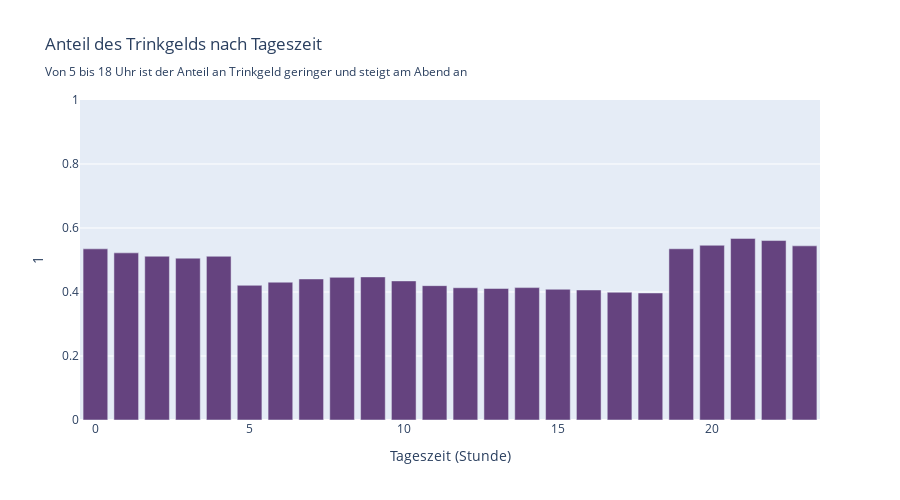

Notebook source saved alongside this figure:
### Markdown cell above
### Gibt es einen Zusammenhang zwischen dem Trinkgeldverhalten und der Tageszeit?

### Code cell
tip_hod_comparison_viz = pd.crosstab(df["order_hour_of_day"], df["tip"], normalize="index").reset_index()
fig = px.bar(
    tip_hod_comparison_viz,
    x='order_hour_of_day',
    y=1, 
    title="Anteil des Trinkgelds nach Tageszeit<br><sub>Von 5 bis 18 Uhr ist der Anteil an Trinkgeld geringer und steigt am Abend an",
    labels={'order_hour_of_day': 'Tageszeit (Stunde)', 'tip_percentage': 'Trinkgeldanteil'},
    height=500, # Höhe des Diagramms
    color_discrete_sequence=["#65437f"]
)
# Y-Achse auf den Bereich 0 bis 1 begrenzen, da es um Prozentwerte geht
fig.update_layout(yaxis=dict(range=[0,1]))
fig.show()

### Figure 1 — Plotly figure (JSON) as saved in the notebook; plotly's stock layout.template omitted (floating-point values rounded to 4 significant figures)
{"data": [{"alignmentgroup": "True", "hovertemplate": "Tageszeit (Stunde)=%{x}<br>1=%{y}<extra></extra>", "legendgroup": "", "marker": {"color": "#65437f", "pattern": {"shape": ""}}, "name": "", "offsetgroup": "", "orientation": "v", "showlegend": false, "textposition": "auto", "type": "bar", "x": [0, 1, 2, 3, 4, 5, 6, 7, 8, 9, 10, 11, 12, 13, 14, 15, 16, 17, 18, 19, 20, 21, 22, 23], "xaxis": "x", "y": [0.5348, 0.5223, 0.5118, 0.5058, 0.5116, 0.4209, 0.4307, 0.4408, 0.4458, 0.4472, 0.4347, 0.4198, 0.4133, 0.411, 0.4137, 0.4086, 0.4064, 0.3993, 0.397, 0.5351, 0.546, 0.5675, 0.5608, 0.5442], "yaxis": "y"}], "layout": {"barmode": "relative", "height": 500, "legend": {"tracegroupgap": 0}, "title": {"text": "Anteil des Trinkgelds nach Tageszeit<br><sub>Von 5 bis 18 Uhr ist der Anteil an Trinkgeld geringer und steigt am Abend an"}, "xaxis": {"anchor": "y", "domain": [0, 1], "title": {"text": "Tageszeit (Stunde)"}}, "yaxis": {"anchor": "x", "domain": [0, 1], "range": [0, 1], "title": {"text": "1"}}}}
